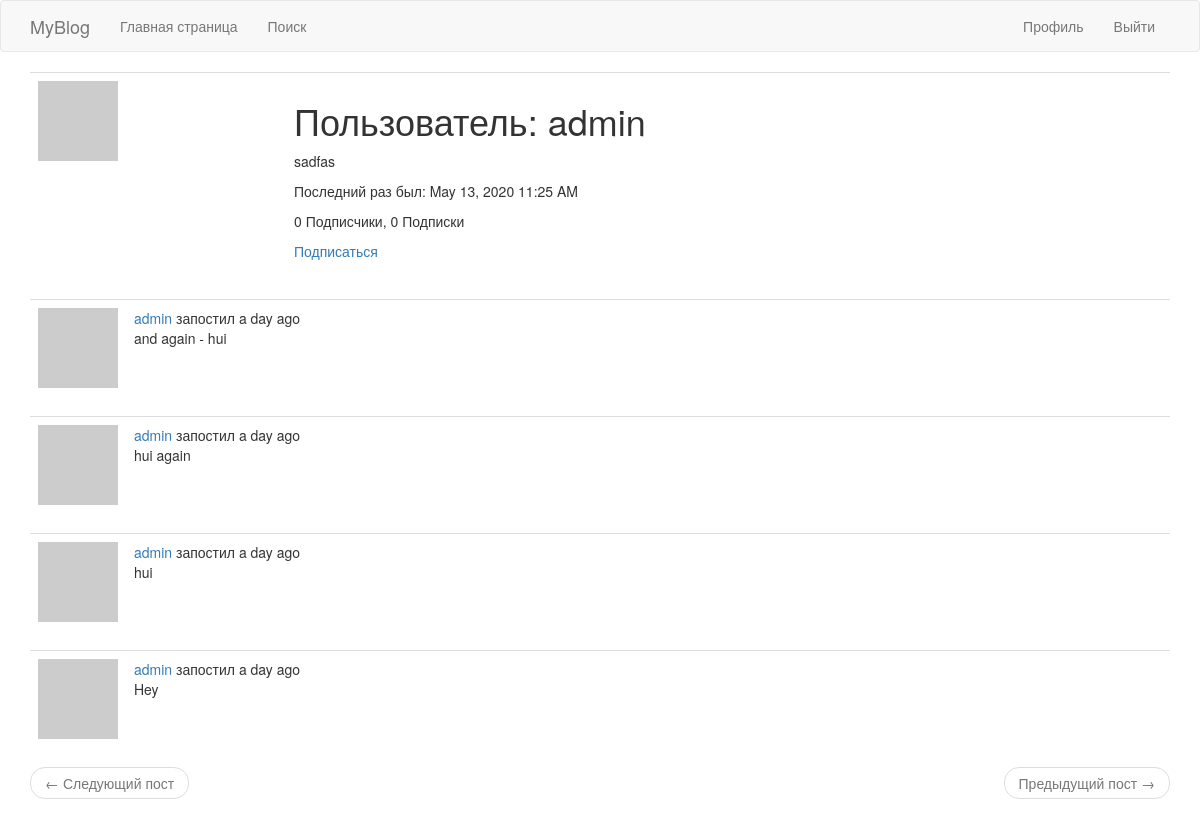
Screenshot of /user/admin (signed in) with the database file from the repository.
### app/models.py (models this page shows, shortened)
class User(UserMixin, db.Model):
    id = db.Column(db.Integer, primary_key=True)
    username = db.Column(db.String(64), index=True, unique=True)
    email = db.Column(db.String(120), index=True, unique=True)
    password_hash = db.Column(db.String(128))
    posts = db.relationship('Post', backref='author', lazy='dynamic')
    about_me = db.Column(db.String(140))
    last_seen = db.Column(db.DateTime, default=datetime.utcnow)
    def avatar(self, size):
        digest = md5 (self.email.lower().encode('utf-8')).hexdigest()
        return 'https://www.gravatar.com/avatar/{}?d=identicon&s={}'.format(
            digest, size)
    followed = db.relationship(
        'User', secondary=followers,
        primaryjoin=(followers.c.follower_id == id),
        secondaryjoin=(followers.c.followed_id == id),
        backref=db.backref('followers', lazy='dynamic'), lazy='dynamic')
    def is_following(self, user):
        return self.followed.filter(
            followers.c.followed_id == user.id).count() > 0

class Post(db.Model):
    id = db.Column(db.Integer, primary_key=True)
    body = db.Column(db.String(140))
    timestamp = db.Column(db.DateTime, index=True, default=datetime.utcnow)
    user_id = db.Column(db.Integer, db.ForeignKey('user.id'))

### app/routes.py (the view)
@app.route('/user/<username>')
@login_required
def user(username):
    user = User.query.filter_by(username=username).first_or_404()
    page = request.args.get('page', 1, type=int)
    posts = user.posts.order_by(Post.timestamp.desc()).paginate(
        page, app.config['POSTS_PER_PAGE'], False)
    next_url = url_for('user', username=user.username, page=posts.next_num) \
        if posts.has_next else None
    prev_url = url_for('user', username=user.username, page=posts.prev_num) \
        if posts.has_prev else None
    return render_template('user.html', user=user, posts=posts.items,
                           next_url=next_url, prev_url=prev_url)

### app/models.py (called while the page is built)
@login.user_loader
def load_user(id):
    return User.query.get(int(id))

### app/routes.py (called while the page is built)
@app.before_request
def before_request():
    if current_user.is_authenticated:
        current_user.last_seen = datetime.utcnow()
        db.session.commit()
    g.locale = str(get_locale())

### app/templates/user.html
{% extends "base.html" %}
{% block app_content %}
    <table class="table table-hover">
        <tr>
            <td width="256px"><img src="{{ user.avatar(256) }}"></td>
            <td>
                <h1>{{ _('Пользователь') }}: {{ user.username }}</h1>
                {% if user.about_me %}<p>{{ user.about_me }}</p>{% endif %}
                {% if user.last_seen %}
                <p>{{ _('Последний раз был') }}: {{ moment(user.last_seen).format('LLL') }}</p>
                {% endif %}
                <p>{{ _('%(count)d Подписчики', count=user.followers.count()) }}, {{ _('%(count)d Подписки', count=user.followed.count()) }}</p>
                {% if user == current_user %}
                <p><a href="{{ url_for('edit_profile') }}">{{ _('Изменить профиль') }}</a></p>
                {% elif not current_user.is_following(user) %}
                <p><a href="{{ url_for('follow', username=user.username) }}">{{ _('Подписаться') }}</a></p>
                {% else %}
                <p><a href="{{ url_for('unfollow', username=user.username) }}">{{ _('Отписаться') }}</a></p>
                {% endif %}
            </td>
        </tr>
    </table>
    {% for post in posts %}
        {% include '_post.html' %}
    {% endfor %}
    <nav aria-label="...">
        <ul class="pager">
            <li class="previous{% if not prev_url %} disabled{% endif %}">
                <a href="{{ prev_url or '#' }}">
                    <span aria-hidden="true">&larr;</span> {{ _('Следующий пост') }}
                </a>
            </li>
            <li class="next{% if not next_url %} disabled{% endif %}">
                <a href="{{ next_url or '#' }}">
                    {{ _('Предыдущий пост') }} <span aria-hidden="true">&rarr;</span>
                </a>
            </li>
        </ul>
    </nav>
{% endblock %}

### app/templates/_post.html (shortened to what this page needs)
<table class="table table-hover">
    <tr>
        <td width="70px">
            <a href="{{ url_for('user', username=post.author.username) }}">
                <img src="{{ post.author.avatar(70) }}" />
            </a>
        </td>
        <td>
            {{ _('%(username)s запостил %(when)s',
                username=user_link, when=moment(post.timestamp).fromNow()) }}
            <br>
            {{ post.body }}
        </td>
    </tr>
</table>

### rows the page displays
User: username "admin", about_me "sadfas", last_seen "May 13, 2020 11:25 AM"
Post: body "and again - hui"
Post: body "hui again"
Post: body "hui"
Post: body "Hey"
